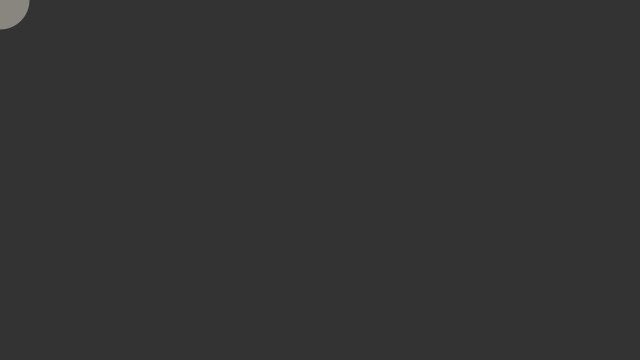
Frame 1 (no input)
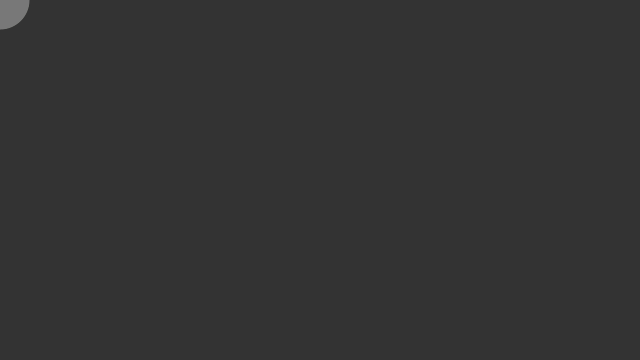
Frame 60 (the mouse pressed at the canvas centre just before this capture)
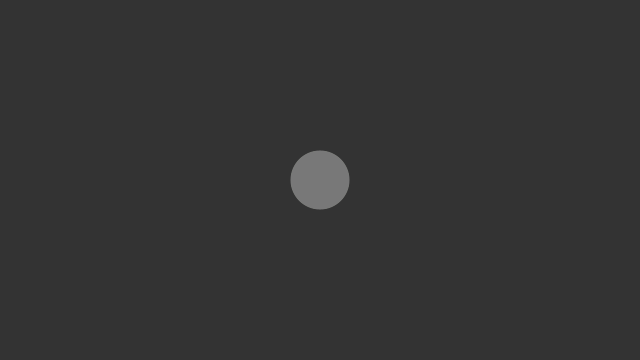
Frame 120 (the mouse held since frame 60 and released just before this capture)

The Processing sketch that drew these frames (run headless with seeded random() and noise(); from frame 60 on, the mouse is pressed at the canvas centre):

// Processing sketch: interactive
// ── interactive.pde
/**
 * Storing Input.
 *
 * Move the mouse across the screen to change the position
 * of the circles. The positions of the mouse are recorded
 * into an array and played back every frame. Between each
 * frame, the newest value are added to the end of each array
 * and the oldest value is deleted.
 */

int num = 60;
float mx[] = new float[num];
float my[] = new float[num];

color colors[] = new color[num];


void setup() {
  for (int n = 0; n < num; n++) {

     int c1 = (120 + (n * 17) % (256 - 120));
     int c2 = (120 + (n * 13) % (256 - 120));
     int c3 = (120 + (n * 7) % (256 - 120));

      colors[n] = color(c1, c2, c3);
      System.out.println(n);
  }

  size(640, 360);
  noStroke();
  // fill(255, 153);
}

void draw() {
  background(51);

  // Cycle through the array, using a different entry on each frame.
  // Using modulo (%) like this is faster than moving all the values over.
  int pos = frameCount % num;
  mx[pos] = mouseX;
  my[pos] = mouseY;

  for (int i = 0; i < num; i++) {
    // pos+1 is the smallest (the oldest in the array)
    int index = (pos+1 + i) % num;

    color c = colors[index];
    fill(c);

    ellipse(mx[index], my[index], i, i);
  }
}
